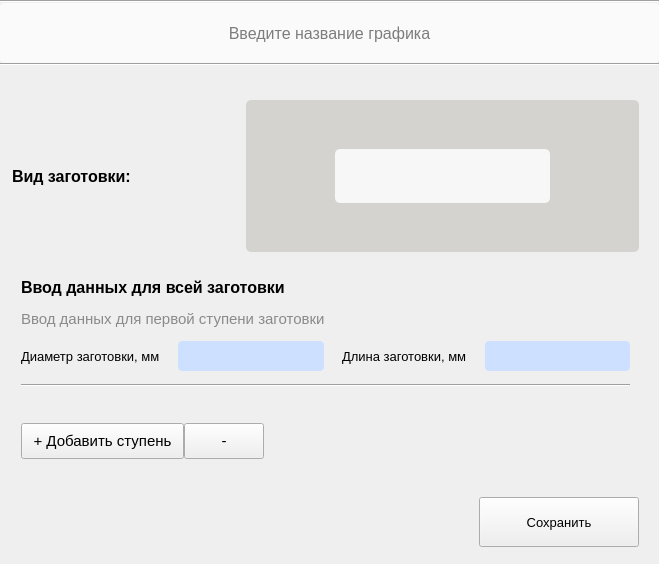
<?xml version="1.0" encoding="UTF-8"?>
<ui version="4.0">
 <class>MainWindow</class>
 <widget class="QMainWindow" name="MainWindow">
  <property name="geometry">
   <rect>
    <x>0</x>
    <y>0</y>
    <width>659</width>
    <height>564</height>
   </rect>
  </property>
  <property name="maximumSize">
   <size>
    <width>850</width>
    <height>700</height>
   </size>
  </property>
  <property name="windowTitle">
   <string>Новый график</string>
  </property>
  <property name="autoFillBackground">
   <bool>true</bool>
  </property>
  <widget class="QWidget" name="type_z_lin_widget">
   <layout class="QVBoxLayout" name="verticalLayout_2">
    <property name="spacing">
     <number>0</number>
    </property>
    <property name="leftMargin">
     <number>0</number>
    </property>
    <property name="topMargin">
     <number>0</number>
    </property>
    <property name="rightMargin">
     <number>0</number>
    </property>
    <item>
     <widget class="Line" name="line_1">
      <property name="orientation">
       <enum>Qt::Horizontal</enum>
      </property>
     </widget>
    </item>
    <item>
     <widget class="QLineEdit" name="name_graph_line">
      <property name="minimumSize">
       <size>
        <width>0</width>
        <height>60</height>
       </size>
      </property>
      <property name="maximumSize">
       <size>
        <width>16777215</width>
        <height>60</height>
       </size>
      </property>
      <property name="font">
       <font>
        <family>Tahoma</family>
        <pointsize>12</pointsize>
       </font>
      </property>
      <property name="styleSheet">
       <string notr="true">QLineEdit
{
	border-radius: 4px;
	background-color: rgb(250, 250, 250);
}

</string>
      </property>
      <property name="text">
       <string/>
      </property>
      <property name="echoMode">
       <enum>QLineEdit::Normal</enum>
      </property>
      <property name="cursorPosition">
       <number>0</number>
      </property>
      <property name="alignment">
       <set>Qt::AlignCenter</set>
      </property>
      <property name="placeholderText">
       <string comment="kuguil">Введите название графика</string>
      </property>
     </widget>
    </item>
    <item>
     <widget class="Line" name="line_2">
      <property name="orientation">
       <enum>Qt::Horizontal</enum>
      </property>
     </widget>
    </item>
    <item>
     <widget class="QWidget" name="main_type_z_lin_widget" native="true">
      <property name="font">
       <font>
        <pointsize>8</pointsize>
       </font>
      </property>
      <property name="autoFillBackground">
       <bool>false</bool>
      </property>
      <layout class="QGridLayout" name="gridLayout">
       <property name="leftMargin">
        <number>12</number>
       </property>
       <property name="topMargin">
        <number>34</number>
       </property>
       <property name="rightMargin">
        <number>20</number>
       </property>
       <property name="bottomMargin">
        <number>18</number>
       </property>
       <property name="horizontalSpacing">
        <number>19</number>
       </property>
       <property name="verticalSpacing">
        <number>11</number>
       </property>
       <item row="0" column="0">
        <widget class="QLabel" name="type_label">
         <property name="font">
          <font>
           <family>Tahoma</family>
           <pointsize>12</pointsize>
           <weight>75</weight>
           <bold>true</bold>
          </font>
         </property>
         <property name="text">
          <string>Вид заготовки:</string>
         </property>
        </widget>
       </item>
       <item row="8" column="0" colspan="2">
        <widget class="QWidget" name="field_add_a_step" native="true">
         <property name="sizePolicy">
          <sizepolicy hsizetype="Fixed" vsizetype="Fixed">
           <horstretch>0</horstretch>
           <verstretch>0</verstretch>
          </sizepolicy>
         </property>
         <layout class="QGridLayout" name="gridLayout_2" columnstretch="0,0,0" rowminimumheight="0">
          <property name="topMargin">
           <number>9</number>
          </property>
          <property name="rightMargin">
           <number>11</number>
          </property>
          <property name="bottomMargin">
           <number>6</number>
          </property>
          <property name="horizontalSpacing">
           <number>0</number>
          </property>
          <property name="verticalSpacing">
           <number>24</number>
          </property>
          <item row="0" column="0">
           <widget class="QPushButton" name="add_step_pushButton">
            <property name="sizePolicy">
             <sizepolicy hsizetype="Fixed" vsizetype="Fixed">
              <horstretch>0</horstretch>
              <verstretch>0</verstretch>
             </sizepolicy>
            </property>
            <property name="minimumSize">
             <size>
              <width>0</width>
              <height>36</height>
             </size>
            </property>
            <property name="font">
             <font>
              <family>Tahoma</family>
              <pointsize>11</pointsize>
             </font>
            </property>
            <property name="text">
             <string>  + Добавить ступень  </string>
            </property>
           </widget>
          </item>
          <item row="0" column="1">
           <widget class="QPushButton" name="delete_step_pushButton">
            <property name="sizePolicy">
             <sizepolicy hsizetype="Expanding" vsizetype="Expanding">
              <horstretch>0</horstretch>
              <verstretch>0</verstretch>
             </sizepolicy>
            </property>
            <property name="font">
             <font>
              <pointsize>11</pointsize>
             </font>
            </property>
            <property name="text">
             <string>-</string>
            </property>
           </widget>
          </item>
          <item row="0" column="2">
           <spacer name="indent_Left_add_a_step">
            <property name="orientation">
             <enum>Qt::Horizontal</enum>
            </property>
            <property name="sizeType">
             <enum>QSizePolicy::Expanding</enum>
            </property>
            <property name="sizeHint" stdset="0">
             <size>
              <width>135</width>
              <height>32</height>
             </size>
            </property>
           </spacer>
          </item>
         </layout>
        </widget>
       </item>
       <item row="3" column="0" rowspan="5" colspan="3">
        <widget class="QScrollArea" name="data_entry_field">
         <property name="sizePolicy">
          <sizepolicy hsizetype="Expanding" vsizetype="Expanding">
           <horstretch>0</horstretch>
           <verstretch>0</verstretch>
          </sizepolicy>
         </property>
         <property name="minimumSize">
          <size>
           <width>0</width>
           <height>140</height>
          </size>
         </property>
         <property name="styleSheet">
          <string notr="true"/>
         </property>
         <property name="frameShape">
          <enum>QFrame::NoFrame</enum>
         </property>
         <property name="widgetResizable">
          <bool>true</bool>
         </property>
         <widget class="QWidget" name="type_z_data_entry_field">
          <property name="geometry">
           <rect>
            <x>0</x>
            <y>0</y>
            <width>627</width>
            <height>140</height>
           </rect>
          </property>
          <layout class="QGridLayout" name="gridLayout_3">
           <property name="horizontalSpacing">
            <number>18</number>
           </property>
           <property name="verticalSpacing">
            <number>7</number>
           </property>
           <item row="0" column="0" colspan="4">
            <widget class="QLabel" name="input_type_z_lin_label">
             <property name="sizePolicy">
              <sizepolicy hsizetype="Preferred" vsizetype="Fixed">
               <horstretch>0</horstretch>
               <verstretch>0</verstretch>
              </sizepolicy>
             </property>
             <property name="font">
              <font>
               <family>Tahoma</family>
               <pointsize>12</pointsize>
               <weight>75</weight>
               <bold>true</bold>
              </font>
             </property>
             <property name="styleSheet">
              <string notr="true"> QFrame::NoFrame</string>
             </property>
             <property name="text">
              <string>Ввод данных для всей заготовки</string>
             </property>
            </widget>
           </item>
           <item row="1" column="0" colspan="4">
            <widget class="QLabel" name="input_type_z_stup_label">
             <property name="sizePolicy">
              <sizepolicy hsizetype="Preferred" vsizetype="Fixed">
               <horstretch>0</horstretch>
               <verstretch>0</verstretch>
              </sizepolicy>
             </property>
             <property name="font">
              <font>
               <family>Tahoma</family>
               <pointsize>11</pointsize>
              </font>
             </property>
             <property name="styleSheet">
              <string notr="true">color: rgb(138, 138, 138);</string>
             </property>
             <property name="text">
              <string>Ввод данных для первой ступени заготовки</string>
             </property>
            </widget>
           </item>
           <item row="2" column="0">
            <widget class="QLabel" name="dz_label">
             <property name="font">
              <font>
               <family>Tahoma</family>
               <pointsize>10</pointsize>
              </font>
             </property>
             <property name="text">
              <string>Диаметр заготовки, мм</string>
             </property>
            </widget>
           </item>
           <item row="2" column="3">
            <widget class="QLineEdit" name="dlin_one_textbox">
             <property name="sizePolicy">
              <sizepolicy hsizetype="Expanding" vsizetype="Expanding">
               <horstretch>0</horstretch>
               <verstretch>0</verstretch>
              </sizepolicy>
             </property>
             <property name="maximumSize">
              <size>
               <width>150</width>
               <height>30</height>
              </size>
             </property>
             <property name="styleSheet">
              <string notr="true">QLineEdit
{
	border-radius: 4px;
	background-color: rgb(206, 224, 255);
}
</string>
             </property>
            </widget>
           </item>
           <item row="2" column="2">
            <widget class="QLabel" name="dlin_one_label">
             <property name="font">
              <font>
               <family>Tahoma</family>
               <pointsize>10</pointsize>
              </font>
             </property>
             <property name="text">
              <string>Длина заготовки, мм</string>
             </property>
            </widget>
           </item>
           <item row="5" column="0" colspan="4">
            <widget class="Line" name="line">
             <property name="font">
              <font>
               <pointsize>8</pointsize>
               <underline>false</underline>
               <strikeout>false</strikeout>
              </font>
             </property>
             <property name="orientation">
              <enum>Qt::Horizontal</enum>
             </property>
            </widget>
           </item>
           <item row="2" column="1">
            <widget class="QLineEdit" name="dz_textbox">
             <property name="sizePolicy">
              <sizepolicy hsizetype="Expanding" vsizetype="Expanding">
               <horstretch>0</horstretch>
               <verstretch>0</verstretch>
              </sizepolicy>
             </property>
             <property name="minimumSize">
              <size>
               <width>30</width>
               <height>30</height>
              </size>
             </property>
             <property name="maximumSize">
              <size>
               <width>150</width>
               <height>30</height>
              </size>
             </property>
             <property name="styleSheet">
              <string notr="true">QLineEdit
{
	border-radius: 4px;
	background-color: rgb(206, 224, 255);
}</string>
             </property>
            </widget>
           </item>
          </layout>
         </widget>
        </widget>
       </item>
       <item row="10" column="2">
        <widget class="QPushButton" name="save_type_z_lin_pushButton">
         <property name="sizePolicy">
          <sizepolicy hsizetype="Preferred" vsizetype="Preferred">
           <horstretch>0</horstretch>
           <verstretch>0</verstretch>
          </sizepolicy>
         </property>
         <property name="minimumSize">
          <size>
           <width>160</width>
           <height>50</height>
          </size>
         </property>
         <property name="maximumSize">
          <size>
           <width>100</width>
           <height>30</height>
          </size>
         </property>
         <property name="font">
          <font>
           <family>Tahoma</family>
           <pointsize>10</pointsize>
          </font>
         </property>
         <property name="styleSheet">
          <string notr="true"/>
         </property>
         <property name="text">
          <string>Сохранить</string>
         </property>
        </widget>
       </item>
       <item row="0" column="1" colspan="2">
        <widget class="QWidget" name="type_widget" native="true">
         <property name="sizePolicy">
          <sizepolicy hsizetype="Expanding" vsizetype="Expanding">
           <horstretch>0</horstretch>
           <verstretch>0</verstretch>
          </sizepolicy>
         </property>
         <property name="minimumSize">
          <size>
           <width>150</width>
           <height>150</height>
          </size>
         </property>
         <property name="maximumSize">
          <size>
           <width>400</width>
           <height>200</height>
          </size>
         </property>
         <property name="styleSheet">
          <string notr="true">border-radius:5px;
	background-color: rgb(213, 211, 208);
</string>
         </property>
         <layout class="QGridLayout" name="gridLayout_4">
          <item row="1" column="0">
           <spacer name="indent_LeftG">
            <property name="orientation">
             <enum>Qt::Horizontal</enum>
            </property>
            <property name="sizeType">
             <enum>QSizePolicy::Fixed</enum>
            </property>
            <property name="sizeHint" stdset="0">
             <size>
              <width>80</width>
              <height>20</height>
             </size>
            </property>
           </spacer>
          </item>
          <item row="2" column="1">
           <spacer name="indent_BelowG">
            <property name="orientation">
             <enum>Qt::Vertical</enum>
            </property>
            <property name="sizeType">
             <enum>QSizePolicy::Fixed</enum>
            </property>
            <property name="sizeHint" stdset="0">
             <size>
              <width>20</width>
              <height>40</height>
             </size>
            </property>
           </spacer>
          </item>
          <item row="1" column="2">
           <spacer name="indent_RightG">
            <property name="orientation">
             <enum>Qt::Horizontal</enum>
            </property>
            <property name="sizeType">
             <enum>QSizePolicy::Fixed</enum>
            </property>
            <property name="sizeHint" stdset="0">
             <size>
              <width>80</width>
              <height>60</height>
             </size>
            </property>
           </spacer>
          </item>
          <item row="0" column="1">
           <spacer name="indent_AboveG">
            <property name="orientation">
             <enum>Qt::Vertical</enum>
            </property>
            <property name="sizeType">
             <enum>QSizePolicy::Fixed</enum>
            </property>
            <property name="sizeHint" stdset="0">
             <size>
              <width>20</width>
              <height>40</height>
             </size>
            </property>
           </spacer>
          </item>
          <item row="1" column="1">
           <widget class="QFrame" name="type_frame">
            <property name="styleSheet">
             <string notr="true">background-color: rgb(247, 247, 247);</string>
            </property>
            <property name="frameShape">
             <enum>QFrame::StyledPanel</enum>
            </property>
            <property name="frameShadow">
             <enum>QFrame::Raised</enum>
            </property>
           </widget>
          </item>
         </layout>
        </widget>
       </item>
       <item row="9" column="0" rowspan="2">
        <spacer name="indent_Below_add_a_step">
         <property name="orientation">
          <enum>Qt::Vertical</enum>
         </property>
         <property name="sizeType">
          <enum>QSizePolicy::Expanding</enum>
         </property>
         <property name="sizeHint" stdset="0">
          <size>
           <width>20</width>
           <height>40</height>
          </size>
         </property>
        </spacer>
       </item>
      </layout>
     </widget>
    </item>
   </layout>
  </widget>
 </widget>
 <resources/>
 <connections/>
</ui>
